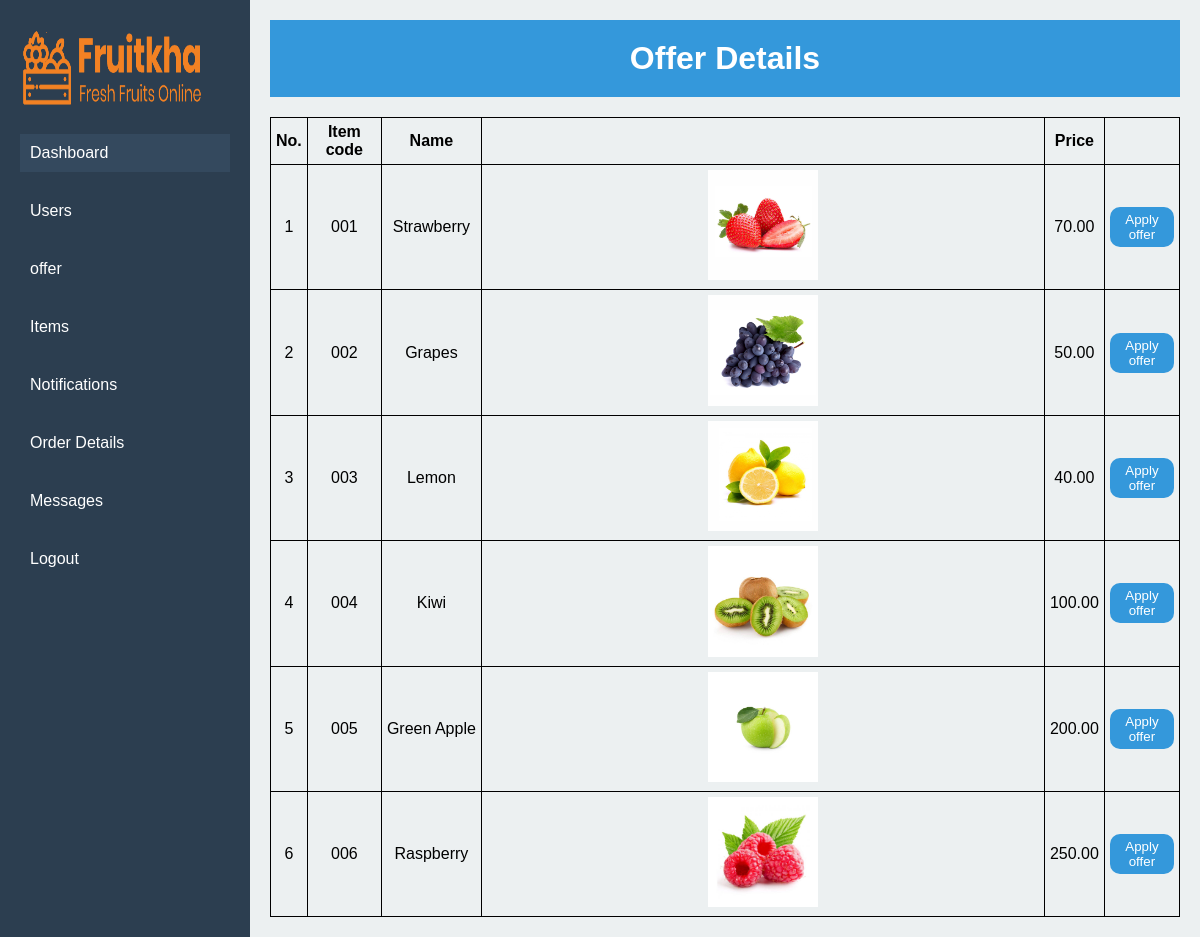
The app's page /add_offer/ (signed in) with its own data.
### fruitkha_app/models.py (models this page shows)
class PRODUCT(models.Model):
    item_name = models.CharField(max_length=30, null=True, blank=True)
    item_code = models.CharField(max_length=6, null=True, blank=True, unique=True)
    category = models.CharField(max_length=15, null=True, blank=True)
    image = models.ImageField(null=True, blank=True, upload_to="images/")
    price = models.DecimalField(decimal_places=2, max_digits=7, null=True, blank=True)

### fruitkha_app/views.py (the view)
# urls.py: path('add_offer/', views.Add_offer, name='add_offer'),
def Add_offer(request):
    count = NOTIFICATION.objects.filter(user_id=request.user, read=False).count()
    fruits = PRODUCT.objects.all()
    return render(request, 'add_offer.html', locals())

### templates/add_offer.html (shortened to what this page needs)
<!DOCTYPE html>
{% load static %}
<html lang="en">
<head>
</head>
<body>
    <div class="sidebar">
        <img src="{% static 'images/logo.png' %}" alt="">
        <ul>
            <li><a href="{% url 'admin_dashboard' %}" class="active" id="dashboard">Dashboard</a></li>
            <li><a href="{% url 'customers' %}" id="users">Users</a></li>
            <li><a href="{% url 'offers' %}" id="offer">offer</a></li>
            <li><a href="{% url 'items' %}" id="items">Items</a></li>
            <li><a href="{% url 'notifications' %}" id="items">Notifications</a></li>
            <li><a href="{% url 'order_details' %}" id="items">Order Details</a></li>
            <li><a href="{% url 'messages' %}" id="items">Messages</a></li>
            <li><a href="{% url 'logout' %}" id="logout">Logout</a></li>
        </ul>
    </div>
    <div class="main-content">
        <div class="header">
            <h1>Offer Details</h1>
        </div>
        <div class="info-cards">
            <table class="w3-table-all w3-hoverable">
                <tr>
                    <th>No.</th>
                    <th>Item code</th>
                    <th style="width: 100px;">Name</th>
                    <th></th>
                    <th>Price</th>
                    <th></th>
                </tr>
                {% for i in fruits %}
                <tr>
                    <td>{{ forloop.counter }}</td>
                    <td>{{ i.item_code }}</td>
                    <td>{{ i.item_name }}</td>
                    <td><img src="{{ i.image.url }}" alt=""></td>
                    <td>{{ i.price }}</td>
                    <td><a href="{% url 'offer_form' i.id %}"><button>Apply offer</button></a></td>
                </tr>
                {% endfor %}
            </table>
        </div>
    </div>
</body>
</html>

### templates/add_offer.html (style rules this page uses)
* { margin: 0; padding: 0; box-sizing: border-box; font-family: Arial, sans-serif; }
body { display: flex; }
.sidebar { width: 250px; height: 100vh; background-color: #2c3e50; color: white; padding: 20px; position: fixed; top: 0; left: 0; }
.sidebar ul { list-style: none; }
.sidebar ul li { margin: 20px 0; }
.sidebar ul li a { color: white; text-decoration: none; display: block; padding: 10px; transition: background 0.3s; }
.main-content { margin-left: 250px; flex-grow: 1; padding: 20px; background-color: #ecf0f1; height: 100vh; overflow-y: auto; }
.header { background-color: #3498db; color: white; padding: 20px; text-align: center; margin-bottom: 20px; }
.info-cards { display: flex; gap: 20px; flex-wrap: wrap; }
.sidebar ul li a:hover, .sidebar ul li a.active { background-color: #34495e; }
table { width: 100%; height: fit-content; text-align: center; }
tr { width: fit-content; padding: 5px 0px; }
table, th, td { border: 1px solid black; border-collapse: collapse; padding: 5px 5px; }
img { height: 10%; width: 20%; }
button { background-color: #3498db; border: none; color: white; border-radius: 10px; padding: 5px; }
.sidebar img { height: 10%; width: 90%; }

### records on screen
PRODUCT: item_code "001", item_name "Strawberry", image (picture), price "70.00"
PRODUCT: item_code "002", item_name "Grapes", image (picture), price "50.00"
PRODUCT: item_code "003", item_name "Lemon", image (picture), price "40.00"
PRODUCT: item_code "004", item_name "Kiwi", image (picture), price "100.00"
PRODUCT: item_code "005", item_name "Green Apple", image (picture), price "200.00"
PRODUCT: item_code "006", item_name "Raspberry", image (picture), price "250.00"
